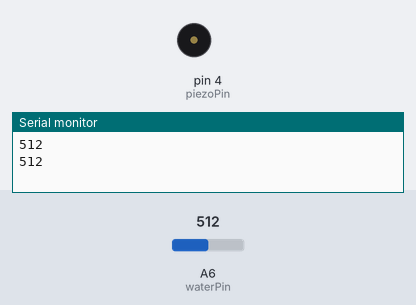
A sketch run on a simulated Arduino Nano, built with avr-gcc and run on an emulated ATmega328P. Parts: buzzer (waves = sounding), the last lines printed to the serial monitor. The inputs (shaded band) are chosen by the test bench; at power-on: A6 (waterPin) = 512.

Above: at 1.8 s.
1.9 s: A6 (waterPin) set to 364
5.4 s: A6 (waterPin) set to 334
At 6.4 s:
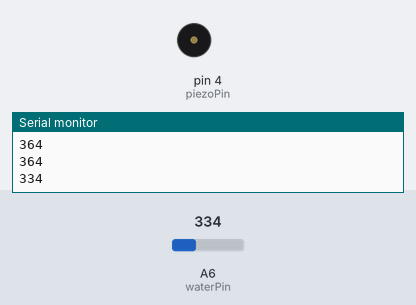
7.0 s: A6 (waterPin) set to 360
At 7.25 s:
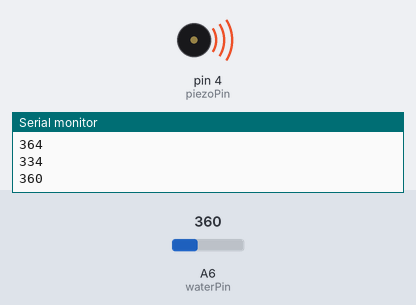
11.0 s: A6 (waterPin) set to 340
At 11.7 s:
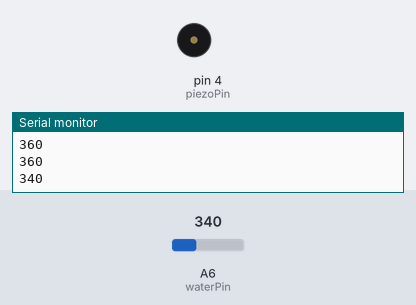
Timing chart, 0 to 13.5 s (numbered marks = the images above; inputs shaded):
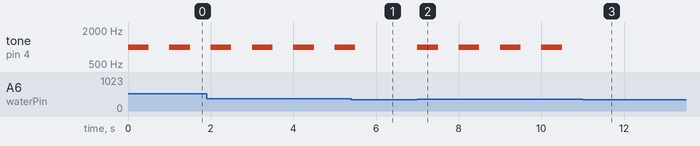

Measured:
- the behaviour switches between 351 and 350 on A6 (waterPin) (found by bisection; images 0 and 1)
- after the input at 5.4 s, tone on pin 4 (piezoPin): goes on until 5.5 s, then stays silent
- after the input at 7.0 s, tone on pin 4 (piezoPin): alternates 1000 Hz for 0.50 s and silent for 0.50 s, starting at once
- after the input at 11.0 s, tone on pin 4 (piezoPin): stops changing and stays silent
- by itself, tone on pin 4 (piezoPin): alternates 1000 Hz for 0.50 s and silent for 0.50 s

The sketch:

003_water_sensor.ino
```cpp
/* Programmer: Troitskaya Tamara (ttoomat).
 * Board: Arduino Nano.
 * Buzzes when water is detected.
 * Purpose: to avoid flooding at home.
 * TODO: case.
 */
uint8_t waterPin = A6; // water sensor pin
uint8_t piezoPin = 4;
int waterLevel;

void setup()
{
  pinMode(waterPin, INPUT);
  Serial.begin(9600);
}

void loop()
{
  waterLevel = analogRead(waterPin); // water level: 0-1023
    if (waterLevel > 350) {
      tone(piezoPin, 1000, 500);
    }
  Serial.println(waterLevel);
  delay(1000);
}
```
